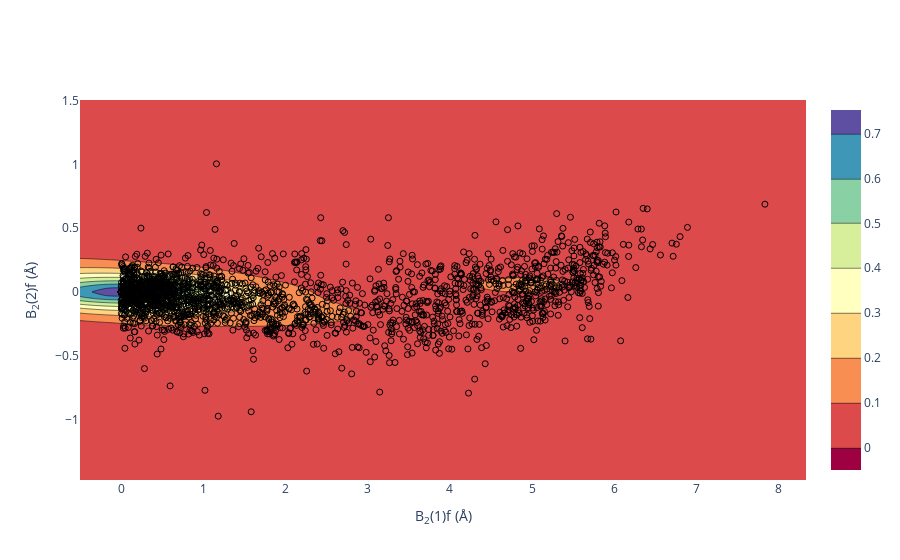

Source (notebook cell):
### Markdown cell above
so, for the above material we might say that the conformation is 'folded', with a B<sub>2</sub> value of 3.84 Angstroms of sum atom movement, and a pinched O-side induced by the metal centre chelate.
The apparent symmetry is <i>C<sub>s</sub></i>. This diaza-xanthene exhibits a conformation similar to those of the common XANTPHOS ligand (POFQIN, NUCMAC), and less than the maximum observed distortion of this type (NIDYAD, [doi:10.1038/s41586-018-0037-y](http://dx.doi.org/10.1038/s41586-018-0037-y)). 

Were we to desire more in-depth analysis, we can pull up the scsd_collection object for xanthene. We'll recalculate the data we need from the already minimised and assigned coordinates, allowing use of 'bypass' to speed things up.

### Code cell
xan = scsd.scsd_collection('xanthene')

xan.plot_pca('B2')
xan.gen_simple_df(bypass=True)
xan.gen_complex_df()
xan.pca_kdeplot('B2')

### Figure 1 — Plotly figure (JSON) as saved in the notebook; plotly's stock layout.template omitted (floating-point values rounded to 4 significant figures; data arrays with more than 128 entries replaced by an {"elided": "..."} marker saying what was removed)
{"data": [{"colorscale": [[0, "rgb(158,1,66)"], [0.1, "rgb(213,62,79)"], [0.2, "rgb(244,109,67)"], [0.3, "rgb(253,174,97)"], [0.4, "rgb(254,224,139)"], [0.5, "rgb(255,255,191)"], [0.6, "rgb(230,245,152)"], [0.7, "rgb(171,221,164)"], [0.8, "rgb(102,194,165)"], [0.9, "rgb(50,136,189)"], [1, "rgb(94,79,162)"]], "type": "contour", "x": [-0.5, -0.4108, -0.3215, -0.2323, -0.1431, -0.05383, 0.0354, 0.1246, 0.2139, 0.3031, 0.3923, 0.4816, 0.5708, 0.66, 0.7493, 0.8385, 0.9277, 1.017, 1.106, 1.195, 1.285, 1.374, 1.463, 1.552, 1.642, 1.731, 1.82, 1.909, 1.999, 2.088, 2.177, 2.266, 2.355, 2.445, 2.534, 2.623, 2.712, 2.802, 2.891, 2.98, 3.069, 3.159, 3.248, 3.337, 3.426, 3.515, 3.605, 3.694, 3.783, 3.872, 3.962, 4.051, 4.14, 4.229, 4.319, 4.408, 4.497, 4.586, 4.676, 4.765, 4.854, 4.943, 5.032, 5.122, 5.211, 5.3, 5.389, 5.479, 5.568, 5.657, 5.746, 5.836, 5.925, 6.014, 6.103, 6.192, 6.282, 6.371, 6.46, 6.549, 6.639, 6.728, 6.817, 6.906, 6.996, 7.085, 7.174, 7.263, 7.353, 7.442, 7.531, 7.62, 7.709, 7.799, 7.888, 7.977, 8.066, 8.156, 8.245, 8.334], "y": [-1.473, -1.443, -1.413, -1.383, -1.353, -1.323, -1.293, -1.263, -1.233, -1.203, -1.172, -1.142, -1.112, -1.082, -1.052, -1.022, -0.992, -0.9619, -0.9319, -0.9018, -0.8717, -0.8416, -0.8116, -0.7815, -0.7514, -0.7213, -0.6913, -0.6612, -0.6311, -0.601, -0.571, -0.5409, -0.5108, -0.4807, -0.4507, -0.4206, -0.3905, -0.3605, -0.3304, -0.3003, -0.2702, -0.2402, -0.2101, -0.18, -0.1499, -0.1199, -0.08979, -0.05971, -0.02964, 0.0004342, 0.03051, 0.06058, 0.09066, 0.1207, 0.1508, 0.1809, 0.211, 0.241, 0.2711, 0.3012, 0.3312, 0.3613, 0.3914, 0.4215, 0.4515, 0.4816, 0.5117, 0.5418, 0.5718, 0.6019, 0.632, 0.6621, 0.6921, 0.7222, 0.7523, 0.7824, 0.8124, 0.8425, 0.8726, 0.9026, 0.9327, 0.9628, 0.9929, 1.023, 1.053, 1.083, 1.113, 1.143, 1.173, 1.203, 1.233, 1.264, 1.294, 1.324, 1.354, 1.384, 1.414, 1.444, 1.474, 1.504], "z": {"elided": "100x100 float values"}}, {"hovertext": {"elided": "2117 str values"}, "marker": {"color": "black", "symbol": "circle-open"}, "mode": "markers", "type": "scatter", "x": {"elided": "2117 float values"}, "y": {"elided": "2117 float values"}}], "layout": {"xaxis": {"title": {"text": "B<sub>2</sub>(1)f (&#8491;)"}}, "yaxis": {"title": {"text": "B<sub>2</sub>(2)f (&#8491;)"}}}}
